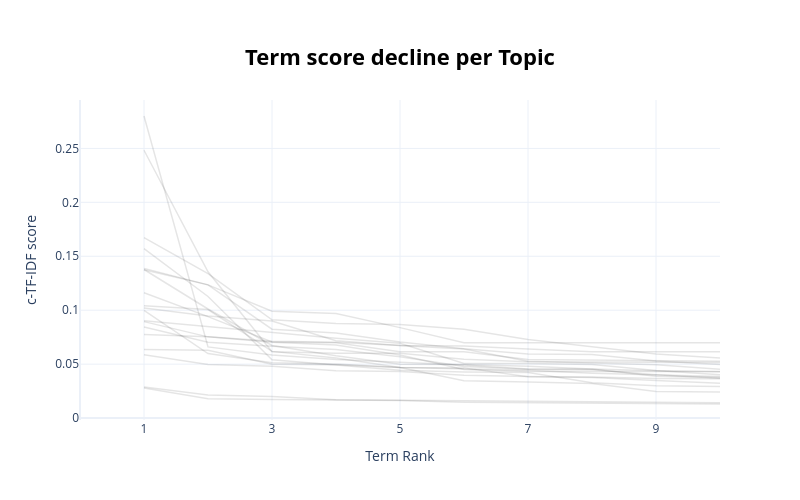

The notebook cell saved with this chart:
### Code cell
topic_model.visualize_term_rank()

### Figure 1 — Plotly figure (JSON) as saved in the notebook; plotly's stock layout.template omitted (floating-point values rounded to 4 significant figures)
{"data": [{"hovertext": "<b>Topic -1</b>:guna_laku_data_informasi_reality_b", "line": {"color": "black", "width": 1.5}, "mode": "lines+lines", "name": "", "opacity": 0.1, "type": "scatter", "x": [1, 2, 3, 4, 5, 6, 7, 8, 9, 10], "y": [0.02793, 0.01794, 0.01722, 0.01658, 0.01623, 0.01469, 0.01433, 0.01429, 0.0134, 0.01303]}, {"hovertext": "<b>Topic 0</b>:guna_sistem_data_kembang_mudah_laku", "line": {"color": "black", "width": 1.5}, "mode": "lines+lines", "name": "", "opacity": 0.1, "type": "scatter", "x": [1, 2, 3, 4, 5, 6, 7, 8, 9, 10], "y": [0.02875, 0.02136, 0.02006, 0.01702, 0.01644, 0.01603, 0.01499, 0.01481, 0.01447, 0.01426]}, {"hovertext": "<b>Topic 1</b>:main_game_tradisional_anak_budaya_a", "line": {"color": "black", "width": 1.5}, "mode": "lines+lines", "name": "", "opacity": 0.1, "type": "scatter", "x": [1, 2, 3, 4, 5, 6, 7, 8, 9, 10], "y": [0.157, 0.1127, 0.05394, 0.0494, 0.04426, 0.04268, 0.04228, 0.03267, 0.02993, 0.02929]}, {"hovertext": "<b>Topic 2</b>:reality_augmented_objek_ruang_museu", "line": {"color": "black", "width": 1.5}, "mode": "lines+lines", "name": "", "opacity": 0.1, "type": "scatter", "x": [1, 2, 3, 4, 5, 6, 7, 8, 9, 10], "y": [0.05865, 0.04972, 0.04794, 0.0439, 0.04321, 0.03959, 0.03847, 0.03755, 0.03479, 0.03235]}, {"hovertext": "<b>Topic 3</b>:telkom_university_mahasiswa_kampus_", "line": {"color": "black", "width": 1.5}, "mode": "lines+lines", "name": "", "opacity": 0.1, "type": "scatter", "x": [1, 2, 3, 4, 5, 6, 7, 8, 9, 10], "y": [0.08433, 0.07031, 0.06657, 0.06359, 0.05691, 0.04785, 0.04535, 0.04479, 0.04025, 0.03691]}, {"hovertext": "<b>Topic 4</b>:absensi_guru_manajemen_siswa_nilai_", "line": {"color": "black", "width": 1.5}, "mode": "lines+lines", "name": "", "opacity": 0.1, "type": "scatter", "x": [1, 2, 3, 4, 5, 6, 7, 8, 9, 10], "y": [0.09991, 0.05977, 0.0513, 0.05011, 0.04679, 0.04532, 0.04432, 0.04162, 0.04011, 0.0385]}, {"hovertext": "<b>Topic 5</b>:ajar_siswa_sekolah_dasar_kelas_mate", "line": {"color": "black", "width": 1.5}, "mode": "lines+lines", "name": "", "opacity": 0.1, "type": "scatter", "x": [1, 2, 3, 4, 5, 6, 7, 8, 9, 10], "y": [0.104, 0.1006, 0.0618, 0.05558, 0.04683, 0.03449, 0.03353, 0.03193, 0.02469, 0.02426]}, {"hovertext": "<b>Topic 6</b>:layan_website_koperasi_sedia_acara_", "line": {"color": "black", "width": 1.5}, "mode": "lines+lines", "name": "", "opacity": 0.1, "type": "scatter", "x": [1, 2, 3, 4, 5, 6, 7, 8, 9, 10], "y": [0.06364, 0.06292, 0.04993, 0.04949, 0.04689, 0.04652, 0.03826, 0.03805, 0.03673, 0.03653]}, {"hovertext": "<b>Topic 7</b>:augmented_reality_ajar_salat_anak_o", "line": {"color": "black", "width": 1.5}, "mode": "lines+lines", "name": "", "opacity": 0.1, "type": "scatter", "x": [1, 2, 3, 4, 5, 6, 7, 8, 9, 10], "y": [0.09015, 0.08476, 0.07955, 0.0739, 0.06937, 0.05064, 0.05059, 0.04959, 0.04412, 0.04017]}, {"hovertext": "<b>Topic 8</b>:reality_based_magazine_augmented_vi", "line": {"color": "black", "width": 1.5}, "mode": "lines+lines", "name": "", "opacity": 0.1, "type": "scatter", "x": [1, 2, 3, 4, 5, 6, 7, 8, 9, 10], "y": [0.1388, 0.1235, 0.0991, 0.09689, 0.08384, 0.06984, 0.06984, 0.06984, 0.06984, 0.06984]}, {"hovertext": "<b>Topic 9</b>:stres_mental_psikolog_stroke_sehat_", "line": {"color": "black", "width": 1.5}, "mode": "lines+lines", "name": "", "opacity": 0.1, "type": "scatter", "x": [1, 2, 3, 4, 5, 6, 7, 8, 9, 10], "y": [0.1377, 0.1011, 0.06728, 0.05785, 0.04985, 0.04976, 0.04799, 0.04553, 0.03888, 0.03771]}, {"hovertext": "<b>Topic 10</b>:asset_usaha_website_kelola_laut_an", "line": {"color": "black", "width": 1.5}, "mode": "lines+lines", "name": "", "opacity": 0.1, "type": "scatter", "x": [1, 2, 3, 4, 5, 6, 7, 8, 9, 10], "y": [0.07744, 0.07533, 0.07035, 0.0678, 0.05838, 0.04497, 0.0432, 0.0432, 0.0432, 0.04317]}, {"hovertext": "<b>Topic 11</b>:sampah_bank_anorganik_limbah_tempa", "line": {"color": "black", "width": 1.5}, "mode": "lines+lines", "name": "", "opacity": 0.1, "type": "scatter", "x": [1, 2, 3, 4, 5, 6, 7, 8, 9, 10], "y": [0.28, 0.06595, 0.05845, 0.05419, 0.05184, 0.0493, 0.04556, 0.04551, 0.04384, 0.04295]}, {"hovertext": "<b>Topic 12</b>:machine_welding_akurasi_learning_t", "line": {"color": "black", "width": 1.5}, "mode": "lines+lines", "name": "", "opacity": 0.1, "type": "scatter", "x": [1, 2, 3, 4, 5, 6, 7, 8, 9, 10], "y": [0.0894, 0.07528, 0.07119, 0.07037, 0.06731, 0.06398, 0.0526, 0.05076, 0.04947, 0.04518]}, {"hovertext": "<b>Topic 13</b>:augmented_gempa_reality_monster_ph", "line": {"color": "black", "width": 1.5}, "mode": "lines+lines", "name": "", "opacity": 0.1, "type": "scatter", "x": [1, 2, 3, 4, 5, 6, 7, 8, 9, 10], "y": [0.102, 0.09461, 0.08992, 0.07176, 0.06723, 0.0668, 0.06407, 0.06149, 0.06149, 0.06149]}, {"hovertext": "<b>Topic 14</b>:avatar_guna_ai_interaksi_vision_co", "line": {"color": "black", "width": 1.5}, "mode": "lines+lines", "name": "", "opacity": 0.1, "type": "scatter", "x": [1, 2, 3, 4, 5, 6, 7, 8, 9, 10], "y": [0.1162, 0.09406, 0.07049, 0.06986, 0.06158, 0.06158, 0.05432, 0.05371, 0.05366, 0.05258]}, {"hovertext": "<b>Topic 15</b>:shalat_masjid_shaf_sholat_jamaah_i", "line": {"color": "black", "width": 1.5}, "mode": "lines+lines", "name": "", "opacity": 0.1, "type": "scatter", "x": [1, 2, 3, 4, 5, 6, 7, 8, 9, 10], "y": [0.1374, 0.1235, 0.08236, 0.07884, 0.07055, 0.06428, 0.05933, 0.05895, 0.05282, 0.04971]}, {"hovertext": "<b>Topic 16</b>:cv_cvcraft_profesional_alumni_jepa", "line": {"color": "black", "width": 1.5}, "mode": "lines+lines", "name": "", "opacity": 0.1, "type": "scatter", "x": [1, 2, 3, 4, 5, 6, 7, 8, 9, 10], "y": [0.2483, 0.1356, 0.06158, 0.06, 0.06, 0.05443, 0.05215, 0.05209, 0.05142, 0.05142]}, {"hovertext": "<b>Topic 17</b>:isyarat_bahasa_tunarungu_baca_huru", "line": {"color": "black", "width": 1.5}, "mode": "lines+lines", "name": "", "opacity": 0.1, "type": "scatter", "x": [1, 2, 3, 4, 5, 6, 7, 8, 9, 10], "y": [0.1673, 0.1339, 0.09106, 0.08769, 0.0867, 0.08235, 0.07285, 0.06588, 0.05935, 0.05561]}], "layout": {"height": 500, "hoverlabel": {"bgcolor": "white", "font": {"family": "Rockwell", "size": 16}}, "showlegend": false, "title": {"font": {"color": "Black", "size": 22}, "text": "<b>Term score decline per Topic</b>", "x": 0.5, "xanchor": "center", "y": 0.9, "yanchor": "top"}, "width": 800, "xaxis": {"dtick": 2, "range": [0, 10], "tick0": 1, "title": {"text": "Term Rank"}}, "yaxis": {"title": {"text": "c-TF-IDF score"}}}}
